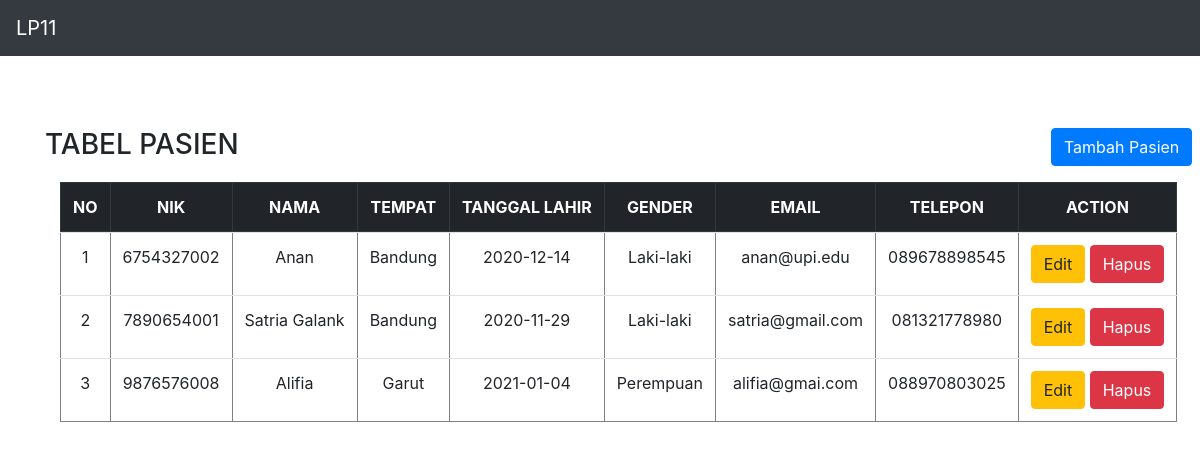
The page / on the database its author committed.
### tables this page shows
CREATE TABLE `pasien` (
  `id` int(11) NOT NULL,
  `nik` varchar(100) NOT NULL,
  `nama` varchar(100) NOT NULL,
  `tempat` varchar(100) NOT NULL,
  `tl` varchar(100) NOT NULL,
  `gender` varchar(10) NOT NULL,
  `email` varchar(100) NOT NULL,
  `telp` varchar(100) NOT NULL
);

### presenter/ProsesPasien.php (called while the page is built, shortened)
<?php
class ProsesPasien implements KontrakPasienPresenter
{
	private $tabelpasien;
	private $data = [];
	function __construct()
	{
		try {
			$db_host = "localhost";
			$db_user = "root";
			$db_password = "";
			$db_name = "mvp_01";
			$this->tabelpasien = new TabelPasien($db_host, $db_user, $db_password, $db_name);
			$this->data = array();
		} catch (Exception $e) {
			echo "wiw error" . $e->getMessage();
		}
	}
	function prosesDataPasien()
	{
		try {
			$this->tabelpasien->open();
			$this->tabelpasien->getPasien();
			while ($row = $this->tabelpasien->getResult()) {
				$this->data[] = $row;
			}
		} catch (Exception $e) {
			echo "wiw error part 2" . $e->getMessage();
		}
	}
	function getId($i)
	{
		return $this->data[$i]['id'];
	}
	function getNik($i)
	{
		return $this->data[$i]['nik'];
	}
	function getNama($i)
	{
		return $this->data[$i]['nama'];
	}
	function getTempat($i)
	{
		return $this->data[$i]['tempat'];
	}
	function getTl($i)
	{
		return $this->data[$i]['tl'];
	}
	function getGender($i)
	{
		return $this->data[$i]['gender'];
	}
	function getEmail($i)
	{
		return $this->data[$i]['email'];
	}
	function getTelp($i)
	{
		return $this->data[$i]['telp'];
	}
	function getSize()
	{
		return sizeof($this->data);
	}
}

### model/DB.class.php (called while the page is built, shortened)
<?php
class DB
{
	var $db_host = '';
	var $db_user = '';
	var $db_password = '';
	var $db_name = '';
	var $db_link = '';
	function __construct($db_host = '', $db_user = '', $db_password = '', $db_name = '')
	{
		$this->db_host = $db_host;
		$this->db_user = $db_user;
		$this->db_password = $db_password;
		$this->db_name = $db_name;
	}
	function open()
	{
		$this->db_link = mysqli_connect($this->db_host, $this->db_user, $this->db_password, $this->db_name);
	}
	function execute($query = "")
	{
		$this->result = mysqli_query($this->db_link, $query);
		return $this->result;
	}
}

### model/TabelPasien.class.php (called while the page is built, shortened)
<?php
class TabelPasien extends DB
{
	function getPasien()
	{
		$query = "SELECT * FROM pasien";
		return $this->execute($query);
	}
}

### view/TampilPasien.php (the view, shortened to what this page needs)
<?php
include_once("presenter/ProsesPasien.php");
class TampilPasien implements KontrakPasienView
{
	private $prosespasien;
	function __construct()
	{
		$this->prosespasien = new ProsesPasien();
	}
	function tampil()
	{
		$this->prosespasien->prosesDataPasien();
		$data = null;
		for ($i = 0; $i < $this->prosespasien->getSize(); $i++) {
			$no = $i + 1;
			$data .= "<tr>
			<td>" . $no . "</td>
			<td>" . $this->prosespasien->getNik($i) . "</td>
			<td>" . $this->prosespasien->getNama($i) . "</td>
			<td>" . $this->prosespasien->getTempat($i) . "</td>
			<td>" . $this->prosespasien->getTl($i) . "</td>
			<td>" . $this->prosespasien->getGender($i) . "</td>
			<td>" . $this->prosespasien->getEmail($i) . "</td>
			<td>" . $this->prosespasien->getTelp($i) .
				"</td>
			<td>
				<a href='index.php?action=add&id=" . $this->prosespasien->getId($i) . "'><button type='button' class='btn btn-warning'>Edit</button></a>
            	<a href='index.php?action=delete&id=" . $this->prosespasien->getId($i) . "'><button type='button' class='btn btn-danger' >Hapus</button></a>
          	</td>";
		}
	}
}

### index.php (shortened to what this page needs)
<?php
include("model/Template.class.php");
include("model/DB.class.php");
include("model/TabelPasien.class.php");
include("view/TampilPasien.php");
$tp = new TampilPasien();
if (isset($_GET['action'])) {
    if ($_GET['action'] == "delete") {
        $tp->deleteData($_GET['id']);
    } elseif ($_GET['action'] == "add") {
        $tp->form($_GET['id']);
    }
} else {
    $data = $tp->tampil();
}

### model/Template.class.php (shortened to what this page needs)
<?php
class Template{
	var $content = '';
	function __construct($filename = ''){
		$this->content = implode('', @file($filename));
	}
	function clear(){
		$this->content = preg_replace("/DATA_[A-Z|_|0-9]+/", "", $this->content);
	}
	function write(){
		print $this->content;
	}
	function replace($old = '', $new = ''){
		if(is_int($new)){
			$value = sprintf("%d", $new);
		}elseif(is_float($new)){
			$value = sprintf("%f", $new);
		}elseif(is_array($new)){
			$value = '';
			foreach( $new as $item){
				$value .= $item. '';
			}
		}else{
			$value = $new;
		}
		$this->content = preg_replace("/$old/",  $value, $this->content);
	}
}

### rows shown on the page
pasien: no "1", nik "6754327002", nama "Anan", tempat "Bandung", tl "2020-12-14", gender "Laki-laki", email "anan@upi.edu", telp "089678898545"
pasien: no "2", nik "7890654001", nama "Satria Galank", tempat "Bandung", tl "2020-11-29", gender "Laki-laki", email "satria@gmail.com", telp "081321778980"
pasien: no "3", nik "9876576008", nama "Alifia", tempat "Garut", tl "2021-01-04", gender "Perempuan", email "alifia@gmai.com", telp "088970803025"

### other values the page prints
$this->content "LP11 TABEL PASIEN Tambah Pasien NO NIK NAMA TEMPAT TANGGAL LAHIR GENDER EMAIL TELEPON ACTION"
